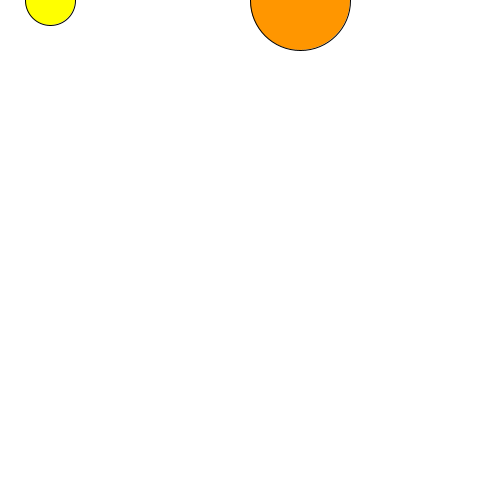
Frame 1 (no input)
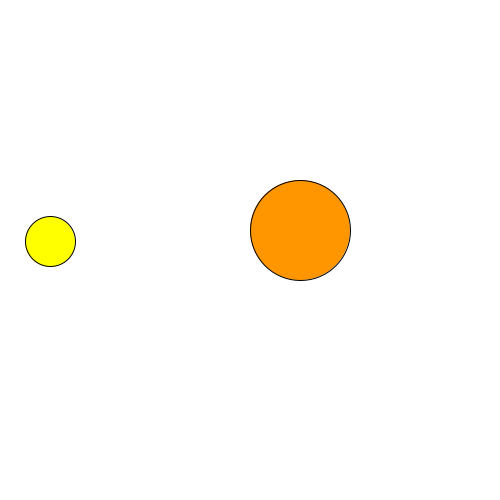
Frame 60 (the mouse pressed at the canvas centre just before this capture)
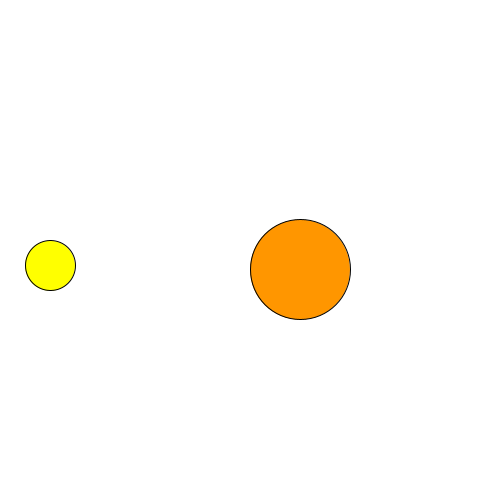
Frame 120 (the mouse held since frame 60 and released just before this capture)

The Processing sketch that drew these frames (run headless with seeded random() and noise(); from frame 60 on, the mouse is pressed at the canvas centre):

// Processing sketch: Exercise_8_5_Bouncing_ball_Now_as_an_Object
// ── Exercise_8_5_Bouncing_ball_Now_as_an_Object.pde
Ball Ball1;
Ball Ball2;

float gravity = 0.1;

void setup(){
  size(500,500);
  smooth();
  
  
  Ball1 = new Ball(50,0,1,0.50,color(255,255,0));
  Ball2 = new Ball(300,0,1,0.1,color(255,150,0));
}

void draw(){
  background(255);
  
  Ball1.display(50,50);
  Ball2.display(100,100);
  
  Ball1.bounce();
  Ball2.bounce();
}

// ── class_ball.pde
class Ball{
  color c;
  float x;
  float y;
  float grav;
  float ballSpeed;
  
  Ball(float xstart, float ystart, float speed, float gravStart, color ballCol){
    x = xstart;
    y = ystart;
    grav = gravStart;
    ballSpeed = speed;
    c = ballCol;
  }
  
  void display(float w, float h){
    fill(c);
    ellipse(x,y,w,h);
    println("y" + y);
  }
  
  void bounce(){
    y = y + ballSpeed;
    ballSpeed = ballSpeed + grav;
    
    if(y > height){
      ballSpeed = ballSpeed * -0.95;
    }
  }
}
